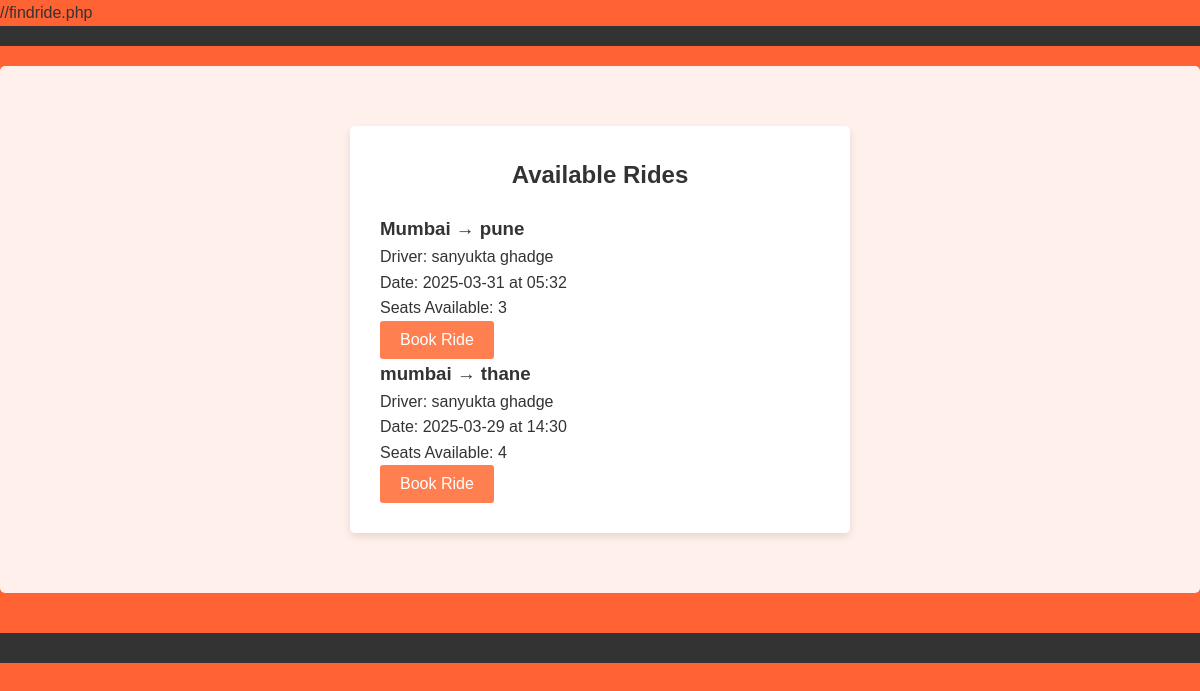
The page /findride.php (signed in) on the database its author committed.
### tables this page shows
CREATE TABLE rides (
  id INTEGER PRIMARY KEY AUTOINCREMENT,
  driver_id INTEGER NOT NULL,
  from_location TEXT NOT NULL,
  to_location TEXT NOT NULL,
  date DATE NOT NULL,
  time TIME NOT NULL,
  seats INTEGER NOT NULL,
  FOREIGN KEY (driver_id) REFERENCES users(id)
);

CREATE TABLE users (
  id INTEGER PRIMARY KEY AUTOINCREMENT,
  name TEXT NOT NULL,
  email TEXT UNIQUE NOT NULL,
  password TEXT NOT NULL
);

### findride.php (the view, shortened to what this page needs)
<?php include 'includes/config.php';
$rides = $db->query('
  SELECT rides.*, users.name AS driver_name
  FROM rides
  JOIN users ON rides.driver_id = users.id
  WHERE seats > 0
');
?>
<!DOCTYPE html>
<html lang="en">
<head>
  <link rel="stylesheet" href="css/style.css">
</head>
<body>
  <header>
  </header>
  <main>
    <section class="form-container">
      <h2>Available Rides</h2>
      <div id="results">
        <?php while ($ride = $rides->fetchArray(SQLITE3_ASSOC)): ?>
          <div class="ride-card">
            <h3><?= htmlspecialchars($ride['from_location']) ?> → <?= htmlspecialchars($ride['to_location']) ?></h3>
            <p>Driver: <?= htmlspecialchars($ride['driver_name']) ?></p>
            <p>Date: <?= $ride['date'] ?> at <?= $ride['time'] ?></p>
            <p>Seats Available: <?= $ride['seats'] ?></p>
            <form method="POST" action="bookride.php">
              <button type="submit" class="btn">Book Ride</button>
            </form>
          </div>
        <?php endwhile; ?>
      </div>
    </section>
  </main>
  <footer>
  </footer>
</body>
</html>

### css/style.css (style rules this page uses)
:root { --primary-color: #ff7f50; --secondary-color: #ff6333; --text-color: #333; --background-color: #f4f4f4; --header-bg: #333; --header-text: #fff; --box-shadow: 0 4px 8px rgba(0, 0, 0, 0.1); }
* { margin: 0; padding: 0; box-sizing: border-box; }
body { font-family: 'Arial', sans-serif; line-height: 1.6; background: url('https://source.unsplash.com/1600x900/?landscape') no-repeat center center fixed; background-size: cover; color: var(--text-color); background-color: #ff6333; }
header { background: var(--header-bg); color: var(--header-text); padding: 10px 0; }
.btn { background: var(--primary-color); color: var(--header-text); padding: 10px 20px; text-decoration: none; border: none; cursor: pointer; font-size: 1rem; border-radius: 3px; transition: background 0.3s ease, transform 0.3s ease; }
main { padding: 20px; background: rgba(255, 255, 255, 0.9); border-radius: 5px; margin: 20px auto; max-width: 1200px; }
.form-container { width: 90%; max-width: 500px; background: #fff; padding: 30px; margin: 40px auto; border-radius: 5px; box-shadow: var(--box-shadow); }
.form-container h2 { margin-bottom: 20px; text-align: center; }
footer { background: var(--header-bg); color: var(--header-text); text-align: center; padding: 15px 0; margin-top: 40px; }

### rows shown on the page
rides: from_location "Mumbai", to_location "pune", driver.name "sanyukta ghadge", date "2025-03-31", time "05:32", seats "3"
rides: from_location "mumbai", to_location "thane", driver.name "sanyukta ghadge", date "2025-03-29", time "14:30", seats "4"
